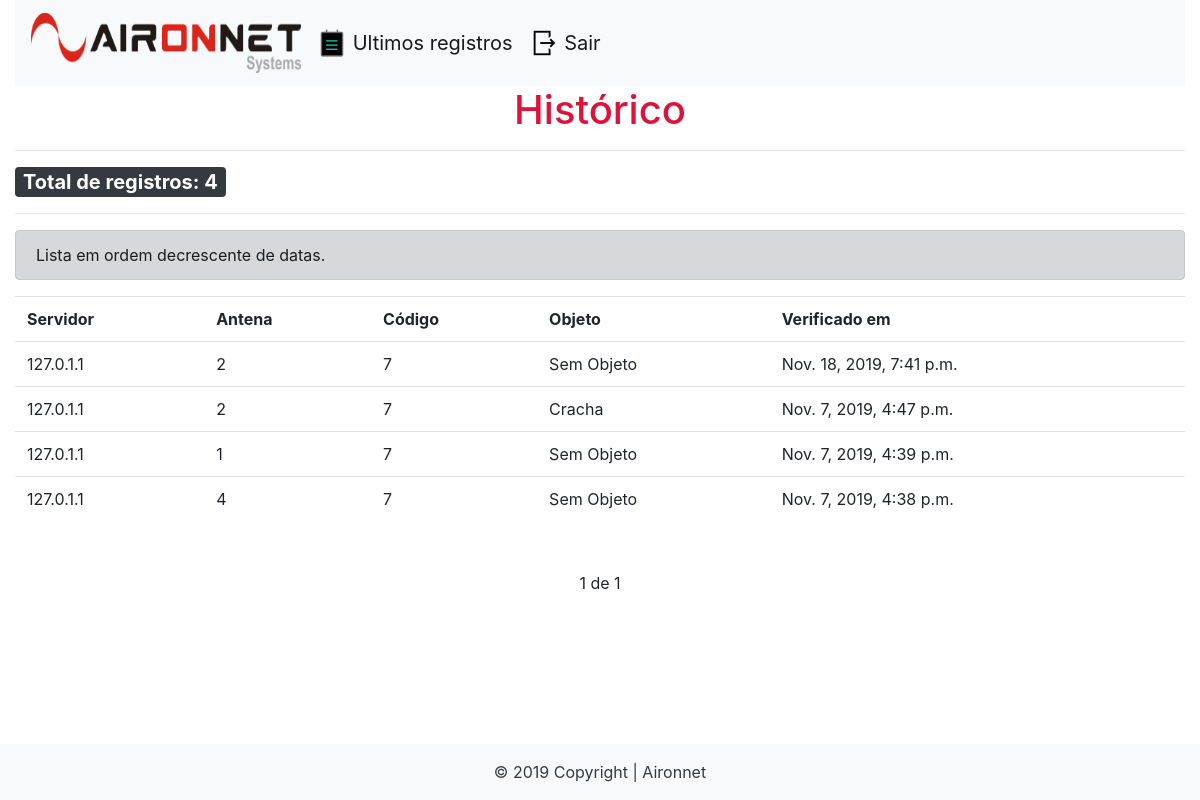
The app's page /lista/historico/7 (signed in) with its own data.
### list/models.py (models this page shows, shortened)
class Historico(models.Model):
	server = models.CharField(max_length=15)
	antena = models.CharField(max_length=10)
	date = models.DateTimeField(default=datetime.now)
	code = models.TextField()
	objeto = models.CharField(max_length=100)

### list/views.py (the view)
# urls.py: path('lista/historico/<str:code>', views.historico, name='historico'),
@login_required
def historico(request, code):
	total = Historico.objects.filter(code=code).count()
	his = list(Historico.objects.filter(code=code).order_by('-date'))
	paginator = Paginator(his, 10)
	page = request.GET.get('page')
	hist = paginator.get_page(page)
	if not hist:
		return render(request, '404.html')
	template_name = 'historico.html'
	return render(request, template_name, {'hist':hist, 'code':code, 'total':total })

### list/templates/historico.html (shortened to what this page needs)
{% extends 'base.html' %}
{% load static %}
{% block content %}
<table class="table">
	<h1 id="h1-center">Histórico</h1>
	<hr>
	<span class="badge badge-dark">Total de registros: {{ total }}</span>
	<hr>
	<div class="alert alert-dark" role="alert">
			Lista em ordem decrescente de datas.
	</div>
	<tr>
		<th>Servidor</th> <th>Antena</th> <th>Código</th> <th>Objeto</th>
		<th>Verificado em</th>
	</tr>
	{% for hist in hist %}
		{% if hist.objeto %}
			<tr class="hover">
				<td>{{hist.server}}</td> <td>{{hist.antena}}</td> <td>{{hist.code}}</td> <td>{{hist.objeto}}</td><td>{{ hist.date }}</td>
			</tr>
		{% else %}
			<tr class="hover">
					<td>{{hist.server}}</td> <td>{{hist.antena}}</td> <td>{{hist.code}}</td> <td>Sem Objeto</td><td>{{ hist.date }}</td>
			</tr>
		{% endif %}
	{% endfor %}
</table>
<div class="pagination">
	<span class="step-links">
		{% if hist.paginator.num_pages %}
			<span class="current">
				{{ hist.number }} de {{ hist.paginator.num_pages }}
			</span>
		{% endif %}
	</span>
</div>
{% endblock %}

### list/static/css/style.css (style rules this page uses)
.table { margin-top: 0px; margin-bottom: 50px; }
.table tr td { vertical-align: middle; }
.pagination { margin-bottom: 120px; }
.step-links { position: relative; margin-left: auto; margin-right: auto; }
.step-links .current { margin-left: 5px; margin-right: 5px; }
h1#h1-center { text-align: center; }
h1 { color:crimson !important; }
.badge { font-size: 20px; }

### records on screen
Historico: server "127.0.1.1", antena "2", code "7", date "Nov. 18, 2019, 7:41 p.m."
Historico: server "127.0.1.1", antena "2", code "7", objeto "Cracha", date "Nov. 7, 2019, 4:47 p.m."
Historico: server "127.0.1.1", antena "1", code "7", date "Nov. 7, 2019, 4:39 p.m."
Historico: server "127.0.1.1", antena "4", code "7", date "Nov. 7, 2019, 4:38 p.m."

### other values on screen
{{ total }} "4"
{{ hist.number }} "1"
{{ hist.paginator.num_pages }} "1"
